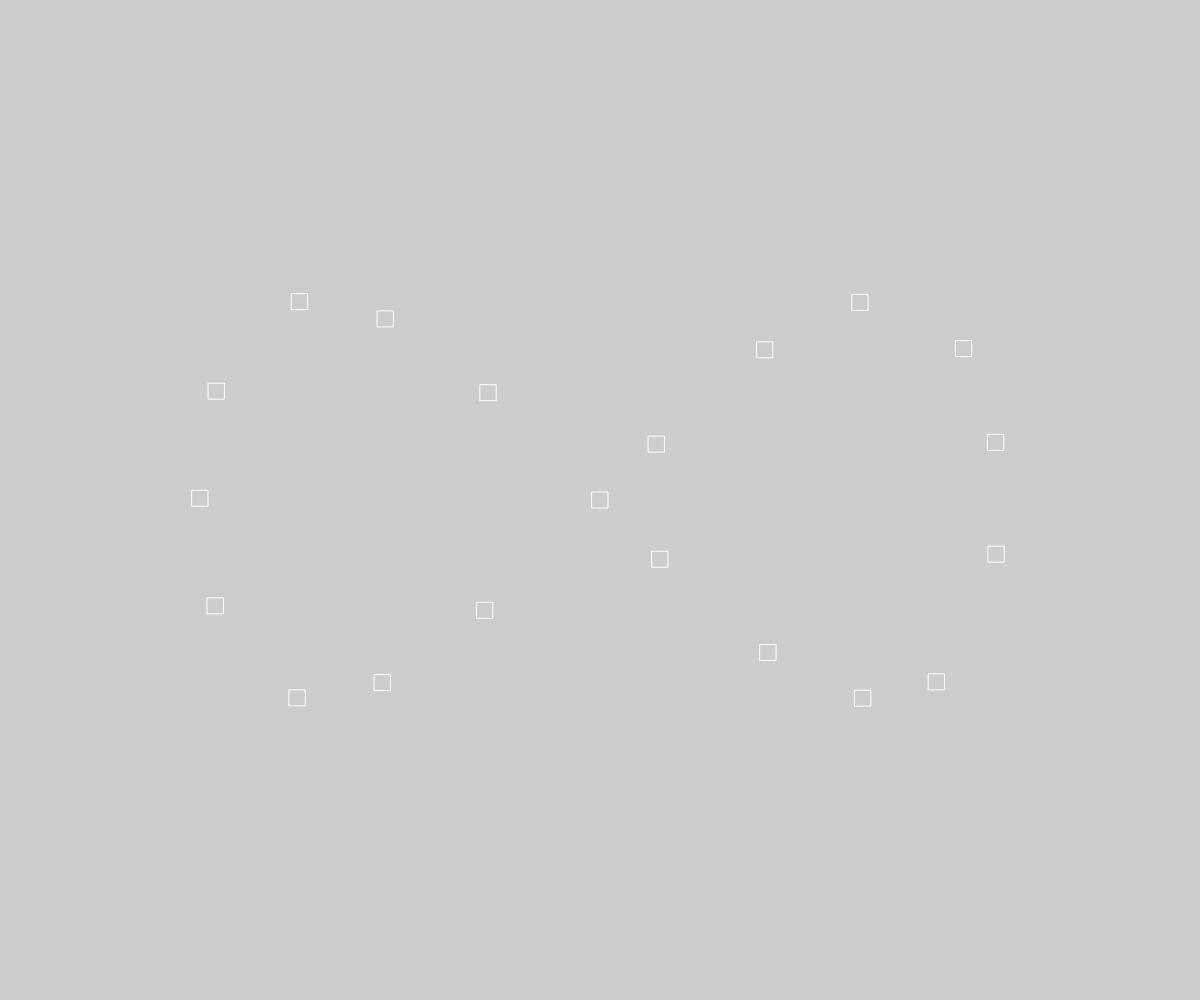
Frame 1 (no input)
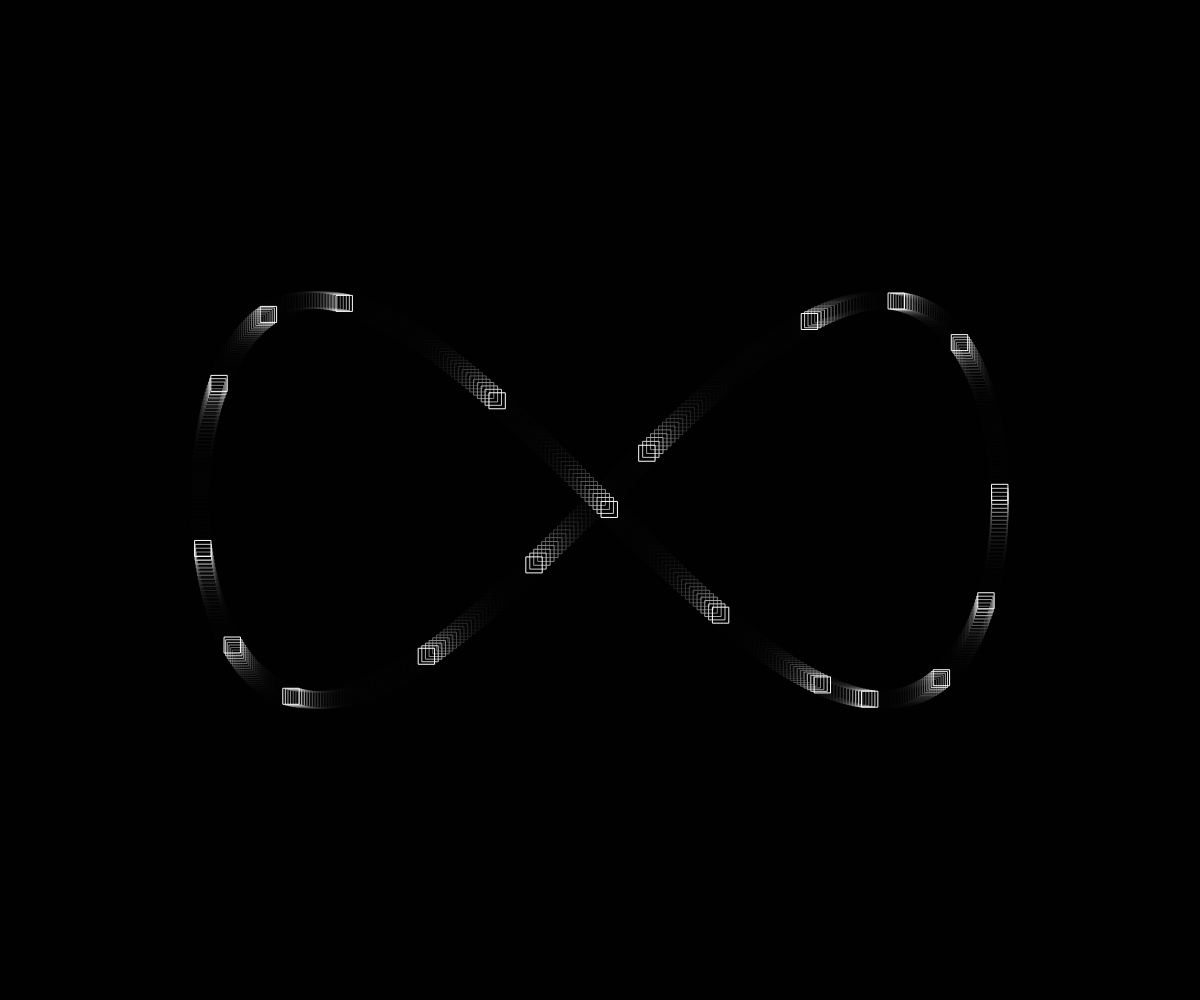
Frame 60 (no input)
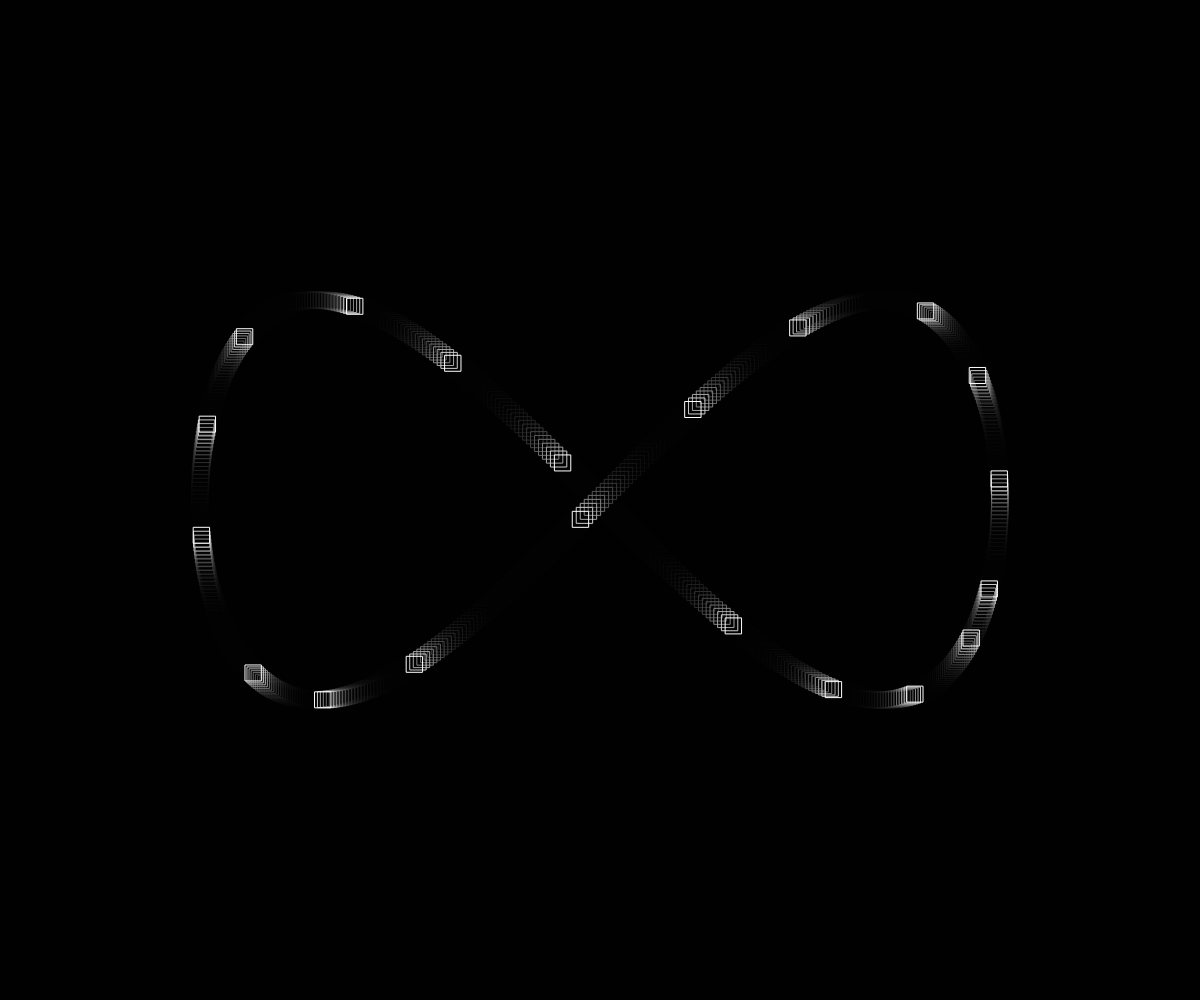
Frame 120 (the mouse pressed at the canvas centre since frame 60)

The p5.js sketch that drew these frames (run headless with seeded random() and noise() and a simulated clock; from frame 60 on, the mouse is pressed at the canvas centre):

// p5.js sketch
// ── sketch.js
// Drawing infinity with squares
// 19/01/2021

let t = 0;
const lines = 20;
let size;

function setup() {
  createCanvas(windowWidth, windowHeight);
  stroke(255);
  strokeWeight(1);
  noFill();
  rectMode(CENTER);
  size = width / 3;
}

function draw() {
  background(0, 50);
  translate(width / 2, height / 2);

  for (let i = 0; i < lines; i++) {
    let x1 = sin(t + i) * size;
    let y1 = cos(t + i) * size * sin(t + i);

    rect(x1, y1, size / 25);
  }
  t += 0.01;
}
